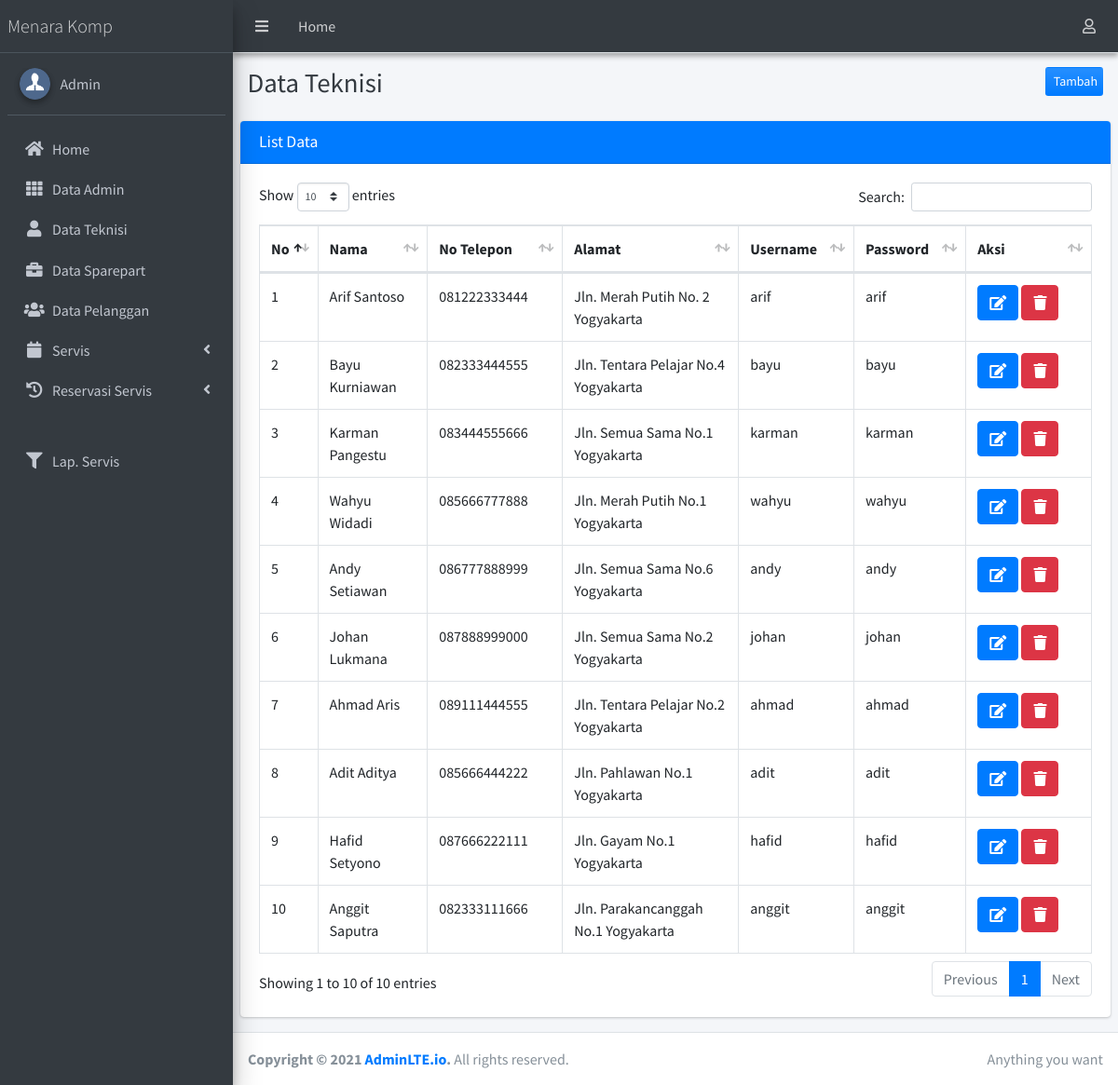
Screenshot of /admin/index.php?hal=teknisi (signed in) with the database file from the repository.
### tables this page shows
CREATE TABLE `tb_teknisi` (
  `idteknisi` int(11) NOT NULL,
  `nama` varchar(20) DEFAULT NULL,
  `nohp` varchar(15) DEFAULT NULL,
  `alamat` varchar(100) DEFAULT NULL,
  `username` varchar(32) DEFAULT NULL,
  `password` varchar(32) DEFAULT NULL
);

### admin/teknisi.php (the view, shortened to what this page needs)
<div class="content-header">
  <div class="container-fluid">
    <div class="row mb-2">
      <div class="col-sm-6">
        <h1 class="m-0 text-dark">Data Teknisi</h1>
      </div>
      <div class="col-sm-5">
      </div>
      <div class="col-sm-1">
        <a href="?hal=teknisi_olah" style="float: right;" class="btn btn-block bg-gradient-primary btn-sm">Tambah</a>
      </div>
    </div>
  </div>
</div>
<section class="content">
  <div class="row">
    <div class="col-12">
      <div class="card card-primary">
        <div class="card-header">
          <h3 class="card-title primary">List Data</h3>
        </div>
        <div class="card-body">
          <table id="example2" class="table table-bordered table-hover">
            <thead>
              <tr>
                <th>No</th>
                <th>Nama</th>
                <th>No Telepon</th>
                <th>Alamat</th>
                <th>Username</th>
                <th>Password</th>
                <th>Aksi</th>
              </tr>
            </thead>
            <tbody>
              <?php
              $query="SELECT * from tb_teknisi";
              $result=$mysqli->query($query);
              $num_result=$result->num_rows;
              if ($num_result > 0 ) {
                $no=0;
                while ($data=mysqli_fetch_assoc($result)) {
                  extract($data);
                  ?>
                  <tr>
                    <td width="5%"><?php echo $no+=1; ?></td>
                    <td><?php echo $nama; ?></td>
                    <td><?php echo $nohp; ?></td>
                    <td><?php echo $alamat; ?></td>
                    <td><?php echo $username; ?></td>
                    <td><?php echo $password; ?></td>
                  <td width="15%">
                    <a href="?hal=teknisi_olah&id=<?=$idteknisi; ?>"
                      class="btn btn-icon btn-primary" title="Edit Data"><i class="fa fa-edit"></i> </a>
                      <a class="btn btn-danger" title="Hapus Data" href="teknisi_proses.php?hapus=<?=$idteknisi;?>"
                        onclick="return confirm('Apakah anda yakin akan menghapus data ini?')"> <i class="fa fa-trash"></i></a>
                      </td>
                    </tr>
                  <?php }} ?>
                </table>
              </div>
            </div>
          </div>
        </div>
      </section>

### admin/index.php (shortened to what this page needs)
<?php
if(isset($_SESSION['admin'])){
  ?>
  <!DOCTYPE html>
<html lang="en">
<head>
  <link rel="stylesheet" href="../assets/plugins/fontawesome-free/css/all.min.css">
  <link rel="stylesheet" href="../assets/dist/css/adminlte.min.css">
  <link rel="stylesheet" href="../assets/plugins/datatables-bs4/css/dataTables.bootstrap4.css">
  <link rel="stylesheet" href="../assets/plugins/select2/css/select2.min.css">
  <link rel="stylesheet" href="../assets/plugins/select2-bootstrap4-theme/select2-bootstrap4.min.css">
</head>
<body class="hold-transition sidebar-mini">
  <div class="wrapper">
    <nav class="main-header navbar navbar-expand navbar-dark elevation-2 navbar-light">
      <ul class="navbar-nav">
        <li class="nav-item">
          <a class="nav-link" data-widget="pushmenu" href="#"><i class="fas fa-bars"></i></a>
        </li>
        <li class="nav-item d-none d-sm-inline-block">
          <a href="index3.html" class="nav-link">Home</a>
        </li>
      </ul>
      <ul class="navbar-nav ml-auto">
        <li class="nav-item dropdown">
          <a class="nav-link" data-toggle="dropdown" href="#">
            <i class="far fa-user"></i>
          </a>
        </li>
      </ul>
    </nav>
    <aside class="main-sidebar sidebar-dark-primary elevation-4">
      <a href="#" class="brand-link">
        <span class="brand-text font-weight-light">Menara Komp</span>
      </a>
      <div class="sidebar">
        <div class="user-panel mt-3 pb-3 mb-3 d-flex">
          <div class="image">
            <img src="../assets/dist/img/user2-160x160.jpg" class="img-circle elevation-2" alt="User Image">
          </div>
          <div class="info">
            <a href="#" class="d-block">Admin</a>
          </div>
        </div>
        <nav class="mt-2">
          <ul class="nav nav-pills nav-sidebar flex-column" data-widget="treeview" role="menu" data-accordion="false">
           <?php include('_menu.php'); ?>
       </nav>
     </div>
   </aside>
   <div class="content-wrapper">
    <?php
    $hal = @$_GET['hal'];
    $modul = "";
    $default = $modul."beranda.php";
    if(!$hal){
      require_once "$default";
    }else{
      switch($hal){
        case $hal:
        if(is_file($modul.$hal.".php"))
        {
          require_once $modul.$hal.".php";
        }
        else
        {
          require_once "$default";
        }
        break;
      }
    }
    ?>
  </div>
  <footer class="main-footer">
    <div class="float-right d-none d-sm-inline">
      Anything you want
    </div>
    <strong>Copyright &copy; 2021 <a href="https://adminlte.io">AdminLTE.io</a>.</strong> All rights reserved.
  </footer>
</div>
</body>
</html>
<?php
}else{
  echo "<script>window.location='../index.php';</script>";
}
?>

### admin/_menu.php (shortened to what this page needs)
<li class="nav-item">
	<a href="?hal=beranda" class="nav-link">
		<i class="nav-icon fas fa-home"></i>
		<p> Home </p>
	</a>
</li>
<li class="nav-item">
	<a href="?hal=admin" class="nav-link">
		<i class="nav-icon fas fa-th"></i>
		<p> Data Admin </p>
	</a>
</li>
<li class="nav-item">
	<a href="?hal=teknisi" class="nav-link">
		<i class="nav-icon fas fa-user"></i>
		<p> Data Teknisi </p>
	</a>
</li>
<li class="nav-item">
	<a href="?hal=sparepart" class="nav-link">
		<i class="nav-icon fas fa-briefcase"></i>
		<p> Data Sparepart </p>
	</a>
</li>
<li class="nav-item">
	<a href="?hal=pelanggan" class="nav-link">
		<i class="nav-icon fas fa-users"></i>
		<p> Data Pelanggan </p>
	</a>
</li>
<li class="nav-item has-treeview">
	<a href="#" class="nav-link">
		<i class="nav-icon fas fa-calendar"></i>
		<p>
			Servis
			<i class="fas fa-angle-left right"></i>
		</p>
	</a>
</li>
<li class="nav-item has-treeview">
	<a href="#" class="nav-link">
		<i class="nav-icon fas fa-history"></i>
		<p>
			Reservasi Servis
			<i class="fas fa-angle-left right"></i>
		</p>
	</a>
	</li>
</ul>
<li class="nav-item">
	<a href="?hal=filter_servis" class="nav-link">
		<i class="nav-icon fas fa-filter"></i>
		<p> Lap. Servis</p>
	</a>
</li>

### rows the page displays
tb_teknisi: no "1", nama "Arif Santoso", nohp "081222333444", alamat "Jln. Merah Putih No. 2 Yogyakarta", username "arif", password "arif"
tb_teknisi: no "2", nama "Bayu Kurniawan", nohp "082333444555", alamat "Jln. Tentara Pelajar No.4 Yogyakarta", username "bayu", password "bayu"
tb_teknisi: no "3", nama "Karman Pangestu", nohp "083444555666", alamat "Jln. Semua Sama No.1 Yogyakarta", username "karman", password "karman"
tb_teknisi: no "4", nama "Wahyu Widadi", nohp "085666777888", alamat "Jln. Merah Putih No.1 Yogyakarta", username "wahyu", password "wahyu"
tb_teknisi: no "5", nama "Andy Setiawan", nohp "086777888999", alamat "Jln. Semua Sama No.6 Yogyakarta", username "andy", password "andy"
tb_teknisi: no "6", nama "Johan Lukmana", nohp "087888999000", alamat "Jln. Semua Sama No.2 Yogyakarta", username "johan", password "johan"
tb_teknisi: no "7", nama "Ahmad Aris", nohp "089111444555", alamat "Jln. Tentara Pelajar No.2 Yogyakarta", username "ahmad", password "ahmad"
tb_teknisi: no "8", nama "Adit Aditya", nohp "085666444222", alamat "Jln. Pahlawan No.1 Yogyakarta", username "adit", password "adit"
tb_teknisi: no "9", nama "Hafid Setyono", nohp "087666222111", alamat "Jln. Gayam No.1 Yogyakarta", username "hafid", password "hafid"
tb_teknisi: no "10", nama "Anggit Saputra", nohp "082333111666", alamat "Jln. Parakancanggah No.1 Yogyakarta", username "anggit", password "anggit"
